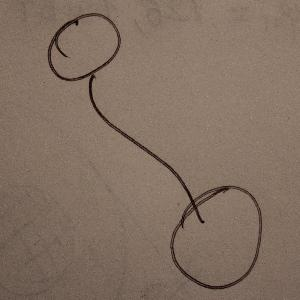
#> input picture Dataset/markup/test/PRED_POS/1.JPG, 300 x 300 px, found by its file name
$ jupyter execute line_start.ipynb   (older library calls are emulated)
#> lines starting #> are read from the running program, lines starting #| are printed output that depends on the picture; after the words box and inside, x2 and y2 are one past the last pixel; in counts of white or black regions, pixels touching at a corner belong together
# Собель и операция с градиентом

[cell 1]
import numpy as np
import cv2

# load the image and convert it to grayscale
image = cv2.imread('./../data/test_line_start/1.JPG')
#> image is the input picture: shape (300, 300, 3); mean B, G, R 98.1, 112.1, 130.7
gray = cv2.cvtColor(image, cv2.COLOR_BGR2GRAY)

# compute the Scharr gradient magnitude representation of the images
# in both the x and y direction
gradX = cv2.Sobel(gray, ddepth = cv2.CV_32F, dx = 1, dy = 0, ksize = -1)
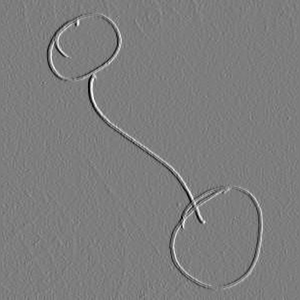
#> gradX: shape (300, 300) float32; min -1803, max 1854, mean 1.2; drawn with min black and max white
gradY = cv2.Sobel(gray, ddepth = cv2.CV_32F, dx = 0, dy = 1, ksize = -1)
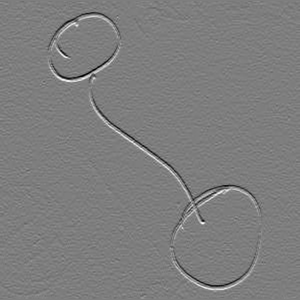
#> gradY: shape (300, 300) float32; min -1718, max 1754, mean -2.1; drawn with min black and max white

# subtract the y-gradient from the x-gradient
gradient = cv2.subtract(gradX, gradY)
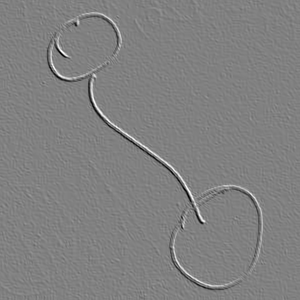
#> gradient: shape (300, 300) float32; min -2676, max 2624, mean 3.3; drawn with min black and max white
gradient = cv2.convertScaleAbs(gradient)
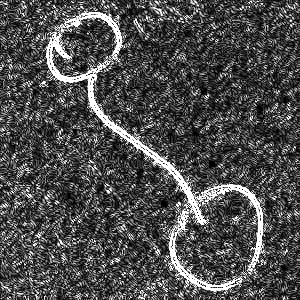
#> gradient: shape (300, 300); min 0, max 255, mean 77.4

[cell 2]
# blur and threshold the image
blurred = cv2.blur(gradient, (9, 9))
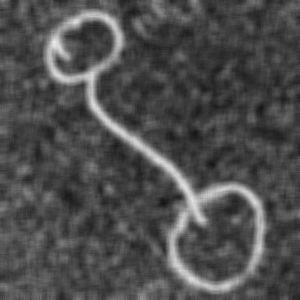
#> blurred: shape (300, 300); min 21, max 237, mean 77.4
(_, thresh) = cv2.threshold(blurred, 225, 255, cv2.THRESH_BINARY)
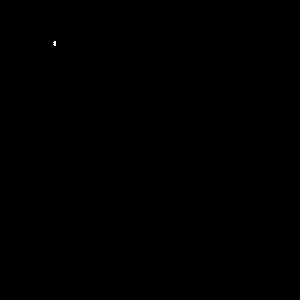
#> thresh: shape (300, 300); 0.01% white in thin lines or dots, all inside (x1, y1, x2, y2) = (53, 41, 56, 46)

[cell 3]
# construct a closing kernel and apply it to the thresholded image
kernel = cv2.getStructuringElement(cv2.MORPH_RECT, (21, 7))
closed = cv2.morphologyEx(thresh, cv2.MORPH_CLOSE, kernel)

[cell 4]
# perform a series of erosions and dilations
closed_e = cv2.erode(closed, None, iterations = 4)
#> closed_e: shape (300, 300); every value is 0
closed_ed = cv2.dilate(closed_e, None, iterations = 4)

cv2.imshow("gradient", gradient)
cv2.imshow("threshold", thresh)
cv2.imshow("morphologyEx", closed)
cv2.imshow("E&D", closed_ed)

cv2.waitKey(0)

[cell 5]
# find the contours in the thresholded image, then sort the contours
# by their area, keeping only the largest one
(cnts, _) = cv2.findContours(closed.copy(), cv2.RETR_EXTERNAL, cv2.CHAIN_APPROX_SIMPLE)
#> cnts = 1 item
c = sorted(cnts, key = cv2.contourArea, reverse = True)[0]
#> c = [[54, 41], [53, 42], [53, 44], [54, 45], [55, 45], [55, 41]]

# compute the rotated bounding box of the largest contour
rect = cv2.minAreaRect(c)
#> rect = ((54, 43), (4, 2), -90)
box = np.int0(cv2.cv.BoxPoints(rect))
#> box = [[55, 45], [53, 45], [53, 41], [55, 41]]

# draw a bounding box arounded the detected barcode and display the
# image
cv2.drawContours(image, [box], -1, (0, 255, 0), 3)
cv2.imshow("Image", image)
cv2.waitKey(0)

$ run again, with Dataset/markup/test/PRED_POS/2.JPG copied over Dataset/markup/test/PRED_POS/1.JPG
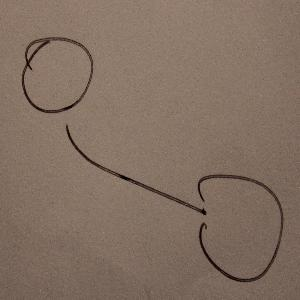
#> input picture Dataset/markup/test/PRED_POS/2.JPG, 300 x 300 px, found by its file name
#> image is the input picture: shape (300, 300, 3); mean B, G, R 97.9, 111.7, 130.6
#> `gradient = cv2.convertScaleAbs(gradient)`:
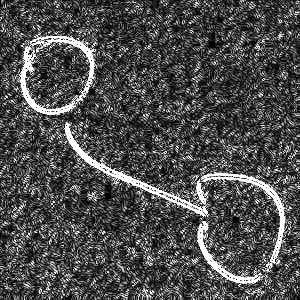
#> gradient: shape (300, 300); min 0, max 255, mean 76.8
#> `blurred = cv2.blur(gradient, (9, 9))`:
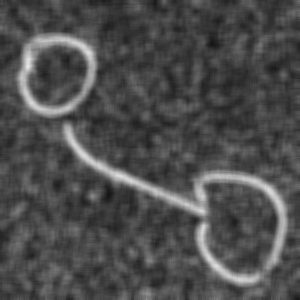
#> blurred: shape (300, 300); min 20, max 229, mean 76.9
#> thresh: shape (300, 300); 0% white in thin lines or dots, all inside (x1, y1, x2, y2) = (27, 65, 29, 67)
#> closed_e: shape (300, 300); every value is 0
#> cnts = [[[27, 65], [27, 66], [28, 66], [28, 65]]]
#> c = [[27, 65], [27, 66], [28, 66], [28, 65]]
#> rect = ((27.5, 65.5), (1, 1), -90)
#> box = [[28, 66], [27, 66], [27, 65], [28, 65]]

$ run again, with Dataset/markup/test/PRED_POS/3.JPG copied over Dataset/markup/test/PRED_POS/1.JPG
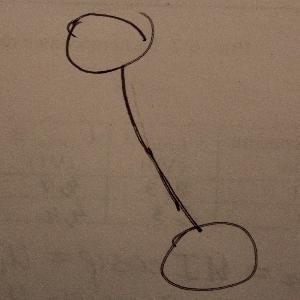
#> input picture Dataset/markup/test/PRED_POS/3.JPG, 300 x 300 px, found by its file name
#> image is the input picture: shape (300, 300, 3); mean B, G, R 90.1, 108.5, 130.8
#> `gradient = cv2.convertScaleAbs(gradient)`:
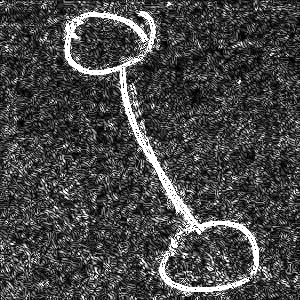
#> gradient: shape (300, 300); min 0, max 255, mean 71
#> `blurred = cv2.blur(gradient, (9, 9))`:
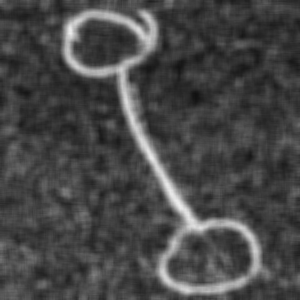
#> blurred: shape (300, 300); min 17, max 239, mean 71.1
#> thresh: shape (300, 300); 0.13% white in thin lines or dots, all inside (x1, y1, x2, y2) = (69, 27, 189, 216)
#> closed_e: shape (300, 300); every value is 0
#> cnts = 5 contours, 4 with area under 20; largest, box (x1, y1, x2, y2) and area: (166, 183, 186, 210) 52
#> c = contour of 42 points, box (x1, y1, x2, y2) (166, 183, 186, 210), area 52
#> rect = ((174.2, 196.9), (4.05, 32.19), -34.7)
#> box = [[181, 211], [163, 184], [166, 182], [185, 209]]
